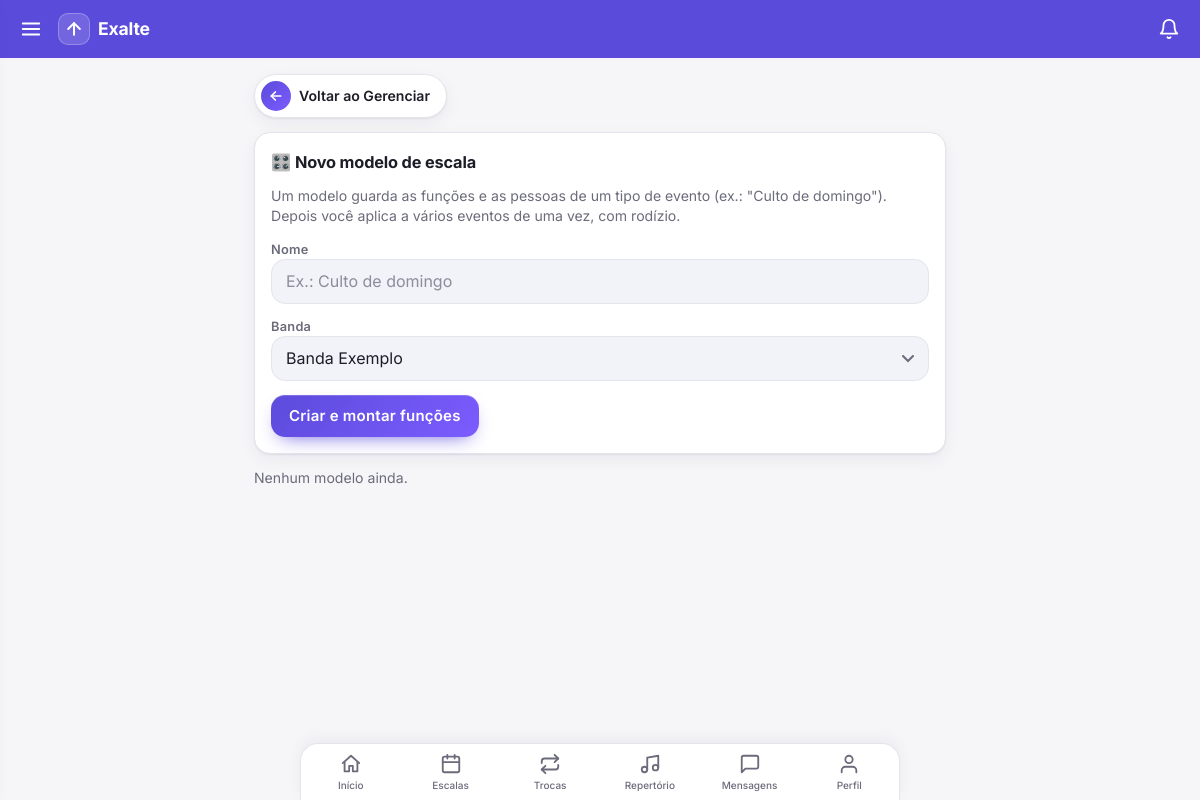
Page /modelos/ (signed in) on the earlier database version.
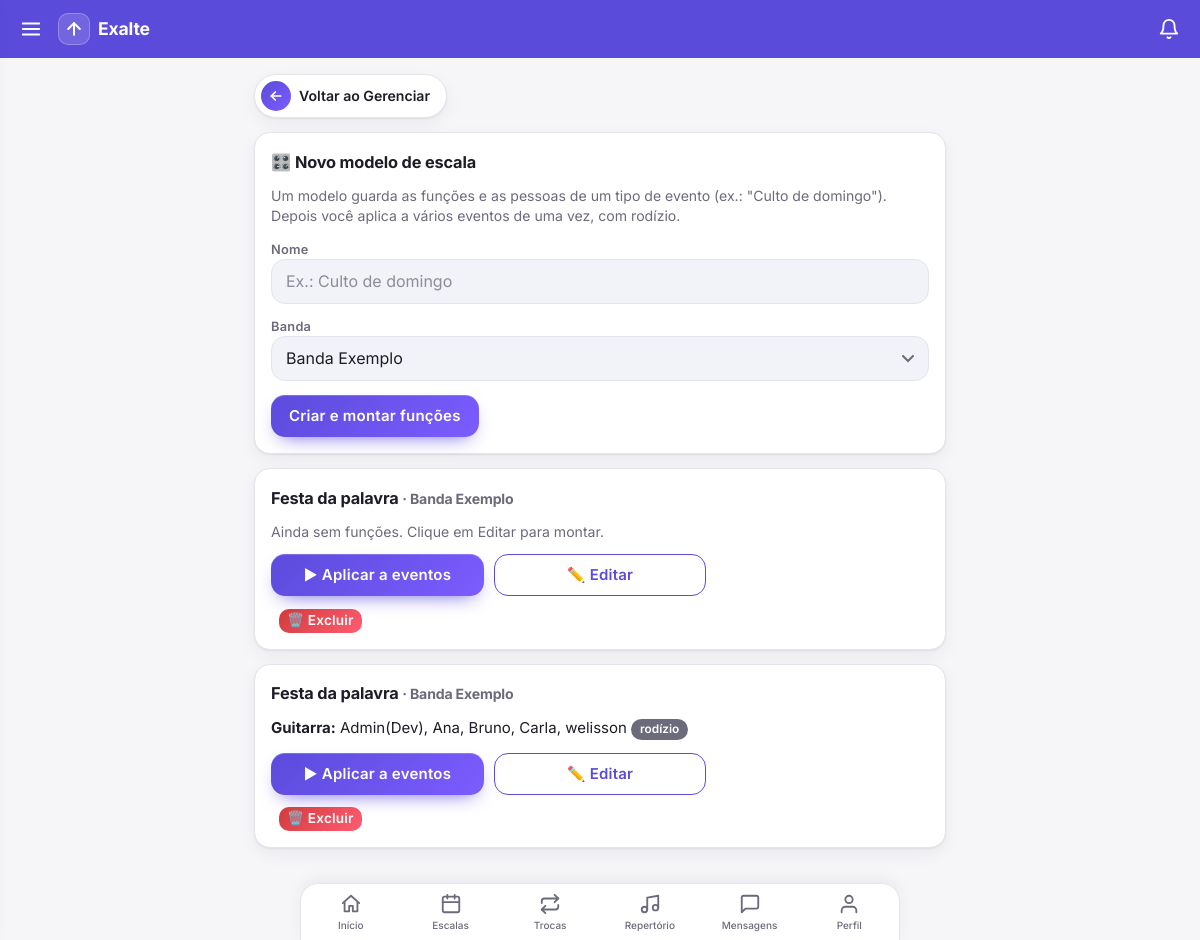
Same page on the later database version.
### core/models.py (models this page shows, shortened)
class ModeloEscala(models.Model):
    banda = models.ForeignKey(Banda, on_delete=models.CASCADE, related_name="modelos_escala")
    nome = models.CharField(max_length=100)
    criado = models.DateTimeField(auto_now_add=True)
    class Meta:
        ordering = ["nome"]

class Banda(models.Model):
    nome = models.CharField(max_length=100)
    descricao = models.TextField(blank=True)
    foto_em = models.DateTimeField(null=True, blank=True)

class ModeloFuncao(models.Model):
    modelo = models.ForeignKey(ModeloEscala, on_delete=models.CASCADE, related_name="funcoes")
    funcao = models.CharField(max_length=60)
    ordem = models.PositiveIntegerField(default=0)
    membros = models.ManyToManyField(Membro, blank=True, related_name="+")
    class Meta:
        ordering = ["ordem"]

class Membro(models.Model):
    PAPEIS = [("lider", "Líder"), ("membro", "Membro")]
    user = models.ForeignKey(settings.AUTH_USER_MODEL, on_delete=models.CASCADE, related_name="membros")
    banda = models.ForeignKey(Banda, on_delete=models.CASCADE, related_name="membros")
    papel = models.CharField(max_length=10, choices=PAPEIS, default="membro")
    instrumentos = models.CharField(max_length=200, blank=True, help_text="Ex.: Violão, Baixo, Vocal")
    vocal = models.BooleanField("Equipe: Vocal", default=False)
    back = models.BooleanField("Equipe: Back", default=False)
    instrumental = models.BooleanField("Equipe: Instrumental", default=False)
    class Meta:
        unique_together = ("user", "banda")

### core/views.py (the view)
# urls.py: path("modelos/", v.modelos, name="modelos"),
@login_required
def modelos(request):
    if not _eh_lider(request.user):
        return redirect("home")
    bandas = bandas_do_lider(request.user)
    lista = (ModeloEscala.objects.filter(banda__in=bandas).select_related("banda")
             .prefetch_related("funcoes__membros__user"))
    lotes = (LoteEscala.objects.filter(banda__in=bandas).select_related("banda")
             .annotate(n=Count("escalas")).order_by("-criado")[:10])
    return render(request, "modelos.html", dict(bandas=bandas, lista=lista, lotes=lotes))

### core/forms.py (called while the page is built)
def bandas_do_lider(user):
    return Banda.objects.filter(membros__user=user, membros__papel="lider")

### core/leitura.py (called while the page is built)
def contagens(user):
    bandas = list(Membro.objects.filter(user=user).values_list("banda_id", flat=True))
    if not bandas:
        return {}
    marcas = dict(LeituraMensagens.objects.filter(user=user, banda_id__in=bandas).values_list("banda_id", "ate"))
    agora = timezone.now()
    novas = [LeituraMensagens(user=user, banda_id=b, ate=agora) for b in bandas if b not in marcas]
    if novas:
        LeituraMensagens.objects.bulk_create(novas, ignore_conflicts=True)
        marcas.update({n.banda_id: agora for n in novas})
    return {b: Mensagem.objects.filter(banda_id=b, criado__gt=marcas[b]).exclude(autor=user).count() for b in bandas}

### core/templatetags/menu.py (called while the page is built)
@register.simple_tag(takes_context=True)
def usuario_eh_lider(context):
    u = context["request"].user
    return u.is_authenticated and Membro.objects.filter(user=u, papel="lider").exists()

### core/views.py (called while the page is built)
def _eh_lider(user):
    return Membro.objects.filter(user=user, papel="lider").exists()

### core/templates/modelos.html (shortened to what this page needs)
{% extends "base.html" %}{% block content %}
<a class="voltar" href="{% url 'gerenciar' %}"><span class="seta"><svg class="ic"><use href="#i-back"/></svg></span>Voltar ao Gerenciar</a>
<div class="card fm"><h2>🎛️ Novo modelo de escala</h2>
<p class="mut">Um modelo guarda as funções e as pessoas de um tipo de evento (ex.: "Culto de domingo"). Depois você aplica a vários eventos de uma vez, com rodízio.</p>
<form method="post" action="{% url 'modelo_novo' %}">{% csrf_token %}
<p><label>Nome<br><input name="nome" placeholder="Ex.: Culto de domingo" required></label></p>
<p><label>Banda<br><select name="banda">{% for b in bandas %}<option value="{{ b.pk }}">{{ b.nome }}</option>{% endfor %}</select></label></p>
<button>Criar e montar funções</button></form></div>
{% for m in lista %}<div class="card"><h2>{{ m.nome }} <span class="mut">· {{ m.banda.nome }}</span></h2>
{% for f in m.funcoes.all %}<p><b>{{ f.funcao }}:</b> {% for x in f.membros.all %}{{ x.user.get_full_name|default:x.user.username }}{% if not forloop.last %}, {% endif %}{% empty %}<span class="mut">ninguém</span>{% endfor %}
{% if f.membros.all|length > 1 %}<span class="tag">rodízio</span>{% endif %}</p>
{% empty %}<p class="mut">Ainda sem funções. Clique em Editar para montar.</p>{% endfor %}
<p><a href="{% url 'modelo_aplicar' m.pk %}"><button>▶ Aplicar a eventos</button></a>
<a href="{% url 'modelo_editar' m.pk %}"><button class="sec">✏️ Editar</button></a>
<form class="inl" method="post" action="{% url 'modelo_excluir' m.pk %}" onsubmit="return confirm('Excluir o modelo {{ m.nome|escapejs }}? As escalas já criadas por ele continuam.')">{% csrf_token %}<button class="no">🗑️ Excluir</button></form></p></div>
{% empty %}<p class="mut">Nenhum modelo ainda.</p>{% endfor %}
{% endblock %}

Differences in the rows shown:
added ModeloEscala: nome "Festa da palavra", banda.nome "Banda Exemplo"
added ModeloEscala: nome "Festa da palavra", banda.nome "Banda Exemplo"
added ModeloFuncao: funcao "Guitarra", shows "rodízio"
now on this page (row unchanged): Membro: user.get_full_name "Admin(Dev)"
now on this page (row unchanged): Membro: user.get_full_name "Ana"
now on this page (row unchanged): Membro: user.get_full_name "Bruno"
now on this page (row unchanged): Membro: user.get_full_name "Carla"
now on this page (row unchanged): Membro: user.get_full_name "welisson"
Other differences:
text no longer shown: "Nenhum modelo ainda."
